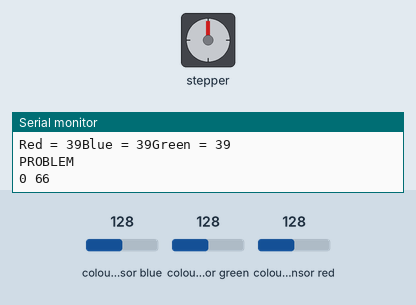
Simulated run of this sketch. Board: Arduino Mega 2560, built with avr-gcc and run on an emulated ATmega2560. On the bench: stepper motor, the last lines printed to the serial monitor. Wiring (inferred from the names in the program): TCS3200 colour sensor: output pin 51; S2 pin 52; S3 pin 53. Inputs (shaded band) come from the test bench; at power-on: colour sensor blue 128, colour sensor green 128, colour sensor red 128. Stepper angles assume 200 steps per turn.

Above: at 1.2 s.
1.3 s: colour sensor blue set to 136
At 2.9 s:
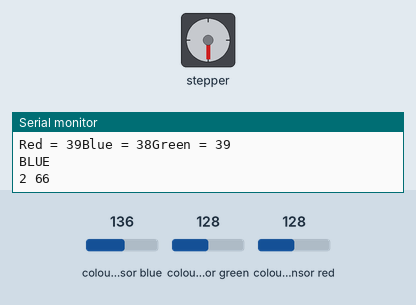
4.3 s: colour sensor green set to 136
At 4.9 s:
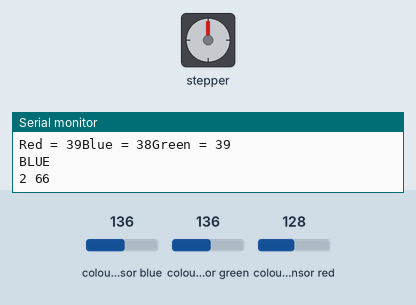
5.8 s: colour sensor red set to 134
8.7 s: colour sensor red set to 142
At 10.0 s:
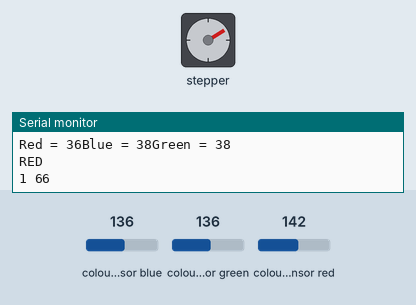
11.7 s: colour sensor green set to 191
Timing chart, 0 to 62.1 s (numbered marks = the images above; inputs shaded):
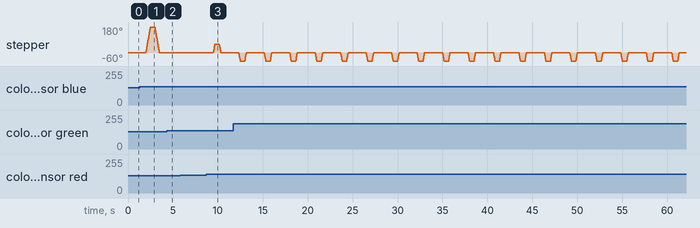

The sketch:

Tri_Vision_Board.ino
```cpp
#include<Stepper.h>
#define out 51
#define s2 52
#define s3 53
int red=0,blue=0,green=0;
const int spr=200;
Stepper S(spr,22,24,26,28);

void color()
{
  digitalWrite(s2,LOW);
  digitalWrite(s3,LOW);

  red=pulseIn(out,digitalRead(out)==HIGH?LOW:HIGH);
  digitalWrite(s3,HIGH);
  blue=pulseIn(out,digitalRead(out)==HIGH?LOW:HIGH);
  digitalWrite(s2,HIGH);
  green=pulseIn(out,digitalRead(out)==HIGH?LOW:HIGH);
}

void motor(int k)
{
  Serial.print(k);
  Serial.print(" ");
  Serial.print(spr/3);
  Serial.print("\n");
  if(k==1)            //red
  {
    S.step(spr/6);
    delay(500);
    S.step(-spr/6);
    return;
  }
  else if(k==2)   //blue
  {
    S.step(spr/2);
    delay(500);
    S.step(-spr/2);
    return;
  }
  else if(k==3)  //green
  {
    S.step(-spr/6);
    delay(500);
    S.step(spr/6);
    return;
  }
  else
    return;

}

void setup() {
 S.setSpeed(60);
 Serial.begin(9600);
 pinMode(s2,OUTPUT);
 pinMode(s3,OUTPUT);
 pinMode(out,INPUT);
}

void loop() {
  int k=0;
  color();
 Serial.print("Red = ");
 Serial.print(red,DEC);
 Serial.print("Blue = ");
 Serial.print(blue,DEC);
 Serial.print("Green = ");
 Serial.print(green,DEC);
 Serial.print("\n");

if(blue<red && blue<green )
{
  Serial.print("BLUE");
  k=2;
}
else if(green<red && green <blue )
{
  Serial.print("GREEN");
  k=3;
}
else if(red<green && red<blue )
{
  Serial.print("RED");
  k=1;
}
else
 Serial.print("PROBLEM");
  Serial.print("\n");
  motor(k);
  k=0;
delay(2000);
}
```

Measured:
- the behaviour switches between 131 and 132 on colour sensor blue (found by bisection; images 0 and 1)
- the behaviour switches between 131 and 132 on colour sensor green (found by bisection; images 1 and 2)
- the behaviour switches between 136 and 137 on colour sensor red (found by bisection; images 2 and 3)
- after the input at 1.3 s, stepper: turns 180° clockwise in 0.48 s, then 180° counter-clockwise in 0.48 s
- after the input at 4.3 s, stepper: stops changing and stays 0°
- after the input at 8.7 s, stepper: turns 59° clockwise in 0.16 s, then 59° counter-clockwise in 0.16 s
